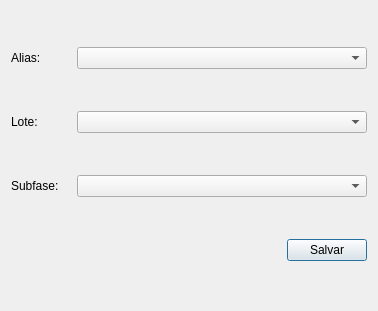
<?xml version="1.0" encoding="UTF-8"?>
<ui version="4.0">
 <class>Dialog</class>
 <widget class="QDialog" name="Dialog">
  <property name="geometry">
   <rect>
    <x>0</x>
    <y>0</y>
    <width>378</width>
    <height>311</height>
   </rect>
  </property>
  <property name="windowTitle">
   <string>Dialog</string>
  </property>
  <layout class="QGridLayout" name="gridLayout">
   <item row="3" column="0">
    <layout class="QHBoxLayout" name="horizontalLayout">
     <item>
      <spacer name="horizontalSpacer">
       <property name="orientation">
        <enum>Qt::Horizontal</enum>
       </property>
       <property name="sizeHint" stdset="0">
        <size>
         <width>40</width>
         <height>20</height>
        </size>
       </property>
      </spacer>
     </item>
     <item>
      <widget class="QPushButton" name="saveBtn">
       <property name="text">
        <string>Salvar</string>
       </property>
      </widget>
     </item>
    </layout>
   </item>
   <item row="1" column="0">
    <layout class="QHBoxLayout" name="horizontalLayout_4">
     <item>
      <widget class="QLabel" name="label_2">
       <property name="sizePolicy">
        <sizepolicy hsizetype="Fixed" vsizetype="Preferred">
         <horstretch>0</horstretch>
         <verstretch>0</verstretch>
        </sizepolicy>
       </property>
       <property name="maximumSize">
        <size>
         <width>60</width>
         <height>16777215</height>
        </size>
       </property>
       <property name="text">
        <string>Lote:</string>
       </property>
      </widget>
     </item>
     <item>
      <widget class="QComboBox" name="lotCb"/>
     </item>
    </layout>
   </item>
   <item row="2" column="0">
    <layout class="QHBoxLayout" name="horizontalLayout_3">
     <item>
      <widget class="QLabel" name="label">
       <property name="sizePolicy">
        <sizepolicy hsizetype="Fixed" vsizetype="Preferred">
         <horstretch>0</horstretch>
         <verstretch>0</verstretch>
        </sizepolicy>
       </property>
       <property name="maximumSize">
        <size>
         <width>60</width>
         <height>16777215</height>
        </size>
       </property>
       <property name="text">
        <string>Subfase:</string>
       </property>
      </widget>
     </item>
     <item>
      <widget class="QComboBox" name="subphaseCb"/>
     </item>
    </layout>
   </item>
   <item row="0" column="0">
    <layout class="QHBoxLayout" name="horizontalLayout_5">
     <item>
      <widget class="QLabel" name="label_3">
       <property name="sizePolicy">
        <sizepolicy hsizetype="Fixed" vsizetype="Preferred">
         <horstretch>0</horstretch>
         <verstretch>0</verstretch>
        </sizepolicy>
       </property>
       <property name="maximumSize">
        <size>
         <width>60</width>
         <height>16777215</height>
        </size>
       </property>
       <property name="text">
        <string>Alias:</string>
       </property>
      </widget>
     </item>
     <item>
      <widget class="QComboBox" name="aliasCb"/>
     </item>
    </layout>
   </item>
  </layout>
 </widget>
 <tabstops>
  <tabstop>saveBtn</tabstop>
  <tabstop>subphaseCb</tabstop>
 </tabstops>
 <resources/>
 <connections/>
</ui>
